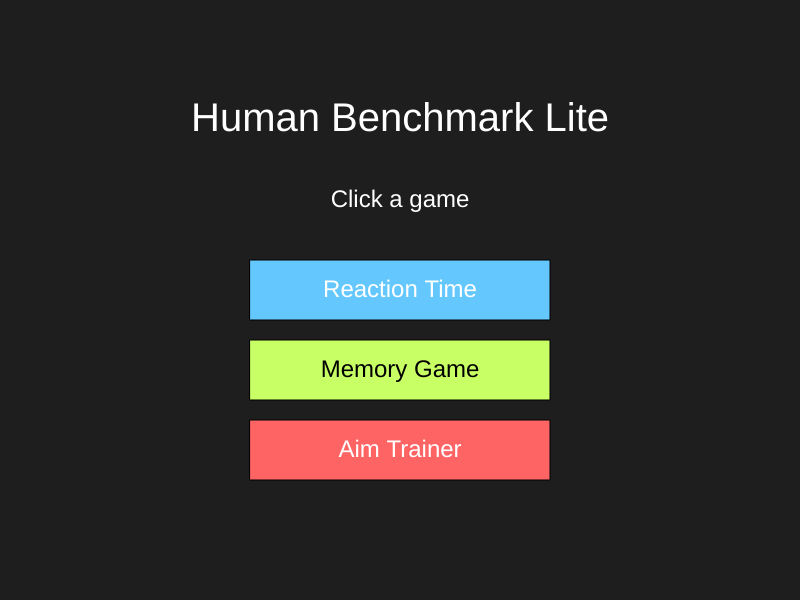
Frame 1 (no input)
Frame 60 (no input): identical to frame 1, image omitted
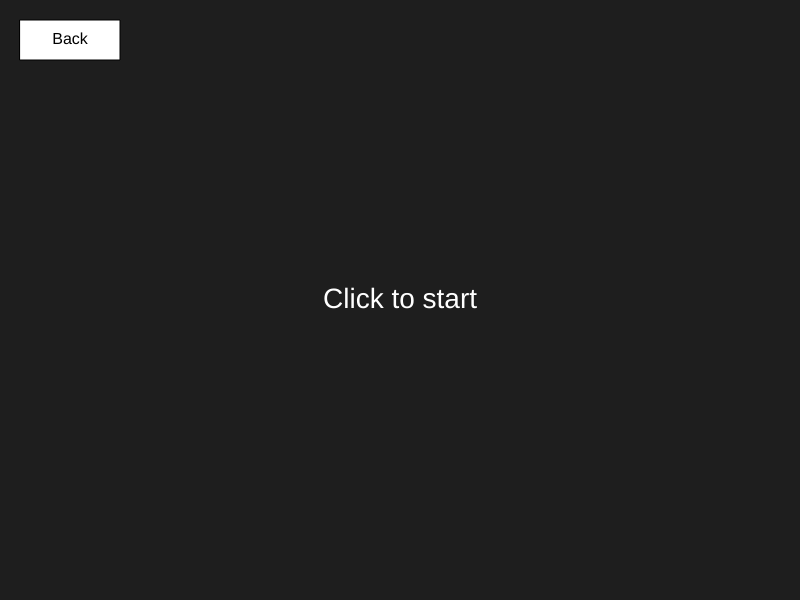
Frame 120 (the mouse pressed at the canvas centre since frame 60)

The p5.js sketch that drew these frames (run headless with seeded random() and noise() and a simulated clock; from frame 60 on, the mouse is pressed at the canvas centre):

// p5.js sketch
// ── sketch.js
let mode = "menu";

let rtState = "nothing";
let rtStartTime = 0;
let reactionTime = 0;
let waitDuration = 0;
let waitStart = 0;

let cards = [];
let firstCard = null;
let secondCard = null;
let noFlip = false;

let colorList = [];
let columns = 4;
let rows = 4;
let rectWidth = 75;
let rectHeight = 115;
let flipTime = 1000;
let currentTime = 0;
let totalTime = 60;
let gameStartTime = 0;
let gameState = "start";
let streak = 0;
let seconds;

let aimScore = 0;
let aimStartTime = 0;
let aimCircleX = 0;
let aimCircleY = 0;
let aimRadius = 40;
let aimState = "start";

function setup() {
  createCanvas(800, 600);
  colorList = [
    color(255,0,0),
    color(0,255,0),
    color(0,0,255),
    color(255,255,0),
    color(255,0,255),
    color(0,255,255),
    color(255,128,0),
    color(128,0,255),
    color(200,100,100),
    color(100,200,100)
  ];
}

function draw() {
  if (mode == "menu") {
    drawMenu();
  }
  else if (mode == "reaction") {
    drawReaction();
  }
  else if (mode == "memory") {
    drawMemory();
  }
  else if (mode == "aim") {
  drawAim();
}

  if (currentTime > 0 && millis() > currentTime) {
    reflipCards();
  }
}

function drawMenu() {
  background(30);
  fill(255); 
  textAlign(CENTER, CENTER); textSize(40);
  text("Human Benchmark Lite", width/2, 120);
  textSize(24);
  text("Click a game", width/2, 200);

  fill(100,200,255); 
  rect(250,260,300,60);
  fill(255); 
  text("Reaction Time", 400, 290);

  fill(200,255,100); 
  rect(250,340,300,60);
  fill(0); 
  text("Memory Game", 400, 370);
  
  fill(255,100,100);
  rect(250,420,300,60);
  fill(255);
  text("Aim Trainer", 400, 450);
  
}

function drawBackButton() {
  fill(255); 
  rect(20, 20, 100, 40);
  fill(0); 
  textAlign(CENTER, CENTER); 
  textSize(16);
  text("Back", 70, 40);
}

function mouseOnBack() {
  return mouseX > 20 && mouseX < 120 && mouseY > 20 && mouseY < 60;
}

function mousePressed() {
  if (mouseOnBack() && mode != "menu") {
    mode = "menu";
    rtState = "nothing";
    gameState = "start";
    return;
  }

  if (mode == "menu") {
    if (mouseX > 250 && mouseX < 550 && mouseY > 260 && mouseY < 320) {
      mode = "reaction";
      rtState = "nothing";
    }

    if (mouseX > 250 && mouseX < 550 && mouseY > 340 && mouseY < 400) {
      mode = "memory";
      gameState = "start";
    }

    if (mouseX > 250 && mouseX < 550 && mouseY > 420 && mouseY < 480) {
      mode = "aim";
      aimState = "start";
    }

  } else if (mode == "reaction") {
    reactionClick();

  } else if (mode == "memory") {
    memoryMousePressed();

  } else if (mode == "aim") {
    aimMousePressed();
  }
}

function drawReaction() {
  textAlign(CENTER, CENTER); 
  textSize(28);

  if (rtState == "nothing") {
    background(30); fill(255);
    text("Click to start", width/2, height/2);
  }
  else if (rtState == "waiting") {
    background(200,0,0); fill(255);
    text("WAIT...", width/2, height/2);
    if (millis() - waitStart > waitDuration) {
      rtState = "go";
      rtStartTime = millis();
    }
  }
  else if (rtState == "go") {
    background(0,200,0); 
    fill(255);
    text("CLICK!", width/2, height/2);
  }
  else if (rtState == "result") {
    background(20); 
    fill(255);
    if (reactionTime < 0) {
       text("Too early!", width/2, height/2);
    }
    else {
      text("Reaction: " + reactionTime + " ms", width/2, height/2);
    } 
    textSize(18);
    text("Click to retry", width/2, height/2 + 40);
  }
  drawBackButton();
}

function reactionClick() {
  if (mouseOnBack()) {
    return;
  }
  if (rtState == "nothing") {
    rtState = "waiting";
    waitDuration = random(500, 6000);
    waitStart = millis();
  }
  else if (rtState == "go") {
    reactionTime = round(millis() - rtStartTime);
    rtState = "result";
  }
  else if (rtState == "waiting") {
    reactionTime = -1;
    rtState = "result";
  }
  else if (rtState == "result") {
    rtState = "nothing";
  }
}

function drawMemory() {
  if (gameState == "start") {
    memoryStartScreen();
  }
  else if (gameState == "instructions") {
    memoryInstructionsScreen();
  }
  else if (gameState == "game") {
    memoryGameScreen();
  }
  else if (gameState == "win") {
    memoryWinScreen();
  }
  else if (gameState == "lose") {
    memoryLoseScreen();
  }
  drawBackButton();
}

function memoryStartScreen() {
  background(204,229,255);
  textAlign(CENTER, CENTER); 
  fill(0); 
  textSize(60);
  text("Memory Match", width/2, 90);
  textSize(28);
  text("Click a difficulty to start", width/2, 160);

  fill(150,200,255);
  rect(250,195,300,55);
  fill(120,200,120); 
  rect(250,265,300,55);
  fill(120,120,220); 
  rect(250,335,300,55);
  fill(220,120,120); 
  rect(250,405,300,55);

  fill(0); 
  textSize(26);
  text("How to Play", 400, 222);
  text("Easy",        400, 292);
  text("Medium",      400, 362);
  text("Hard",        400, 432);
}

function memoryInstructionsScreen() {
  background(204,229,255);
  textAlign(CENTER, CENTER);
  fill(0);
  textSize(48);
  text("How to Play", width/2, 60);

  textSize(18);
  textAlign(LEFT, TOP);

  let steps = [
    ["1  Flip two cards",  "Click any face-down card to reveal its colour."],
    ["2  Find the match",  "Same colour? They stay face-up — you matched them!"],
    ["3  Beat the clock",  "Match every pair before the timer hits zero to win."],
    ["Tip",                "Miss a pair and your streak resets. Go for a clean run!"]
  ];

  let stepY = 115;
  for (let i = 0; i < steps.length; i++) {
    fill(0);
    textStyle(BOLD);
    text(steps[i][0], 80, stepY);
    textStyle(NORMAL);
    fill(50);
    text(steps[i][1], 100, stepY + 26);
    stepY += 80;
  }

  fill(100,200,255);
  rect(250,470,300,55);
  fill(0);
  textStyle(BOLD);
  textAlign(CENTER, CENTER);
  textSize(22);
  text("Back to menu", 400, 497);
  textStyle(NORMAL);
}

function memoryGameScreen() {
  background(0);
  fill(255); 
  textSize(30); 
  textAlign(LEFT, TOP);

  let elapsed = floor((millis() - gameStartTime) / 1000);
  seconds = totalTime - elapsed;
  if (seconds < 0) { 
    seconds = 0; gameState = "lose"; 
  }

  text("Timer:",650,40);  
  text(seconds,650,75);
  text("Streak:",650,220); 
  text(streak,650,255);

  for (let i = 0; i < cards.length; i++) {
    let c = cards[i];
    if (c.flipped || c.matched) {
      fill(c.color);
    }
    else {
       fill(200);
    }
    rect(c.x, c.y, rectWidth, rectHeight);
  }
}

function memoryWinScreen() {
  background(0,200,0);
  textAlign(CENTER, CENTER); 
  textSize(40); 
  fill(0);
  text("YOU WIN!", width/2, height/2 - 30);
  textSize(20); 
  text("Click to play again", width/2, height/2 + 60);
}

function memoryLoseScreen() {
  background(200,0,0);
  textAlign(CENTER, CENTER); 
  textSize(40); 
  fill(0);
  text("YOU LOSE!", width/2, height/2 - 30);
  textSize(20); text("Click to play again", width/2, height/2 + 60);
}

function memoryMousePressed() {
  if (mouseOnBack()) {
    return;
  }
  
  if (gameState == "start") {
    if (mouseX > 250 && mouseX < 550 && mouseY > 195 && mouseY < 250) {
      gameState = "instructions";
    }
    if (mouseX > 250 && mouseX < 550 && mouseY > 265 && mouseY < 320) { 
      setDifficulty("easy");   startMemoryGame(); 
    }
    if (mouseX > 250 && mouseX < 550 && mouseY > 335 && mouseY < 390) { 
      setDifficulty("medium"); startMemoryGame(); 
    }
    if (mouseX > 250 && mouseX < 550 && mouseY > 405 && mouseY < 460) { 
      setDifficulty("hard");   startMemoryGame(); 
    }
  }
  else if (gameState == "instructions") {
    if (mouseX > 250 && mouseX < 550 && mouseY > 460 && mouseY < 515) {
      gameState = "start";
    }
  }
  else if (gameState == "win" || gameState == "lose") {
    gameState = "start";
  }
  else if (gameState == "game" && !noFlip) {
    for (let i = 0; i < cards.length; i++) {
      let c = cards[i];
      if (mouseX > c.x && mouseX < c.x + rectWidth &&
          mouseY > c.y && mouseY < c.y + rectHeight) {
        flipCard(i,cards);
      }
    }
  }
}

function setDifficulty(level) {
  if (level == "easy")   { 
    columns = 3; 
    rows = 4; 
    totalTime = 45; 
    flipTime = 1400; 
  }
  if (level == "medium") { 
    columns = 4; 
    rows = 4; 
    totalTime = 30; 
    flipTime = 1000; 
  }
  if (level == "hard")   { 
    columns = 5; 
    rows = 4; 
    totalTime = 30; 
    flipTime = 700;  
  }
}

function startMemoryGame() {
  assignCards();
  gameStartTime = millis();
  gameState = "game";
  streak = 0;
  firstCard = null;
  secondCard = null;
  noFlip = false;
  currentTime = 0;
}

function assignCards() {
  let cardColors = [];
  let pairs = (columns * rows) / 2;
  for (let i = 0; i < pairs; i++) {
    cardColors.push(colorList[i]);
    cardColors.push(colorList[i]);
  }
  cardColors = shuffle(cardColors);
  cards = [];
  
  let startX   = 150;
  let startY   = 40;
  let spacingX = 20;
  let spacingY = 20;

  for (let i = 0; i < columns; i++) {
    for (let j = 0; j < rows; j++) {
      let index = i * rows + j;
      cards.push({
        color: cardColors[index],
        flipped: false,
        matched: false,
        x: startX + i * (rectWidth  + spacingX),
        y: startY + j * (rectHeight + spacingY)
      });
    }
  }
}

function flipCard(index, cardsArray) {
  let card = cardsArray[index];

  if (!card.flipped && !card.matched) {
    card.flipped = true;

    if (firstCard == null) {
      firstCard = card;
    } 
    else {
      secondCard = card;
      noFlip = true;

      if (firstCard.color === secondCard.color) {
        firstCard.matched = true;
        secondCard.matched = true;
        streak++;
        firstCard = null;
        secondCard = null;
        noFlip = false;
        

        let allMatched = true;
        
        for (let i = 0; i < cardsArray.length; i++) {
          allMatched = allMatched && cardsArray[i].matched;
        }
        if (allMatched) {
          gameState = "win";
        }
      } 
      else {
        streak = 0;
        currentTime = millis() + flipTime;
      }
    }
  }
}

function reflipCards() {
  if (firstCard && secondCard) {
    firstCard.flipped = false;
    secondCard.flipped = false;
  }
  
  firstCard = null;
  secondCard = null;
  noFlip = false;
  currentTime = 0;
}

function drawAim() {
  background(0);

  if (aimState == "start") {
    fill(255);
    textAlign(CENTER, CENTER);
    textSize(32);
    text("Click to Start", width / 2, height / 2);
  }
  else if (aimState == "game") {
    let timeLeft = 30 - floor((millis() - aimStartTime) / 1000);

    if (timeLeft <= 0) {
      aimState = "result";
      timeLeft = 0;
    }

    fill(255);
    textAlign(RIGHT, TOP);
    textSize(24);
    text("Timer:" + " " + timeLeft, width - 40, 40);

    fill(255, 0, 0);
    circle(aimCircleX, aimCircleY, aimRadius * 2);
  }
  else if (aimState == "result") {
    fill(255);
    textAlign(CENTER, CENTER);
    textSize(32);
    text("Score: " + aimScore, width / 2, height / 2);
    textSize(20);
    text("Click to play again", width / 2, height / 2 + 50);
  }

  drawBackButton();
}

function aimMousePressed() {
  if (mouseOnBack()) {
    return;
  }

  if (aimState == "start") {
    aimScore = 0;
    aimStartTime = millis();
    aimState = "game";
    spawnAimCircle();
  }
  else if (aimState == "game") {
    let d = dist(mouseX, mouseY, aimCircleX, aimCircleY);

    if (d <= aimRadius) {
      aimScore++;
      spawnAimCircle();
    }
  }
  else if (aimState == "result") {
    aimState = "start";
  }
}

function spawnAimCircle() {
  aimCircleX = random(aimRadius, width - aimRadius);
  aimCircleY = random(aimRadius, height - aimRadius);
}

// ── style.css
html, body {
  margin: 0;
  padding: 0;
  height: 100%;
}
canvas {
  display: block;
  justify-content: center;
    align-items: center;
}
